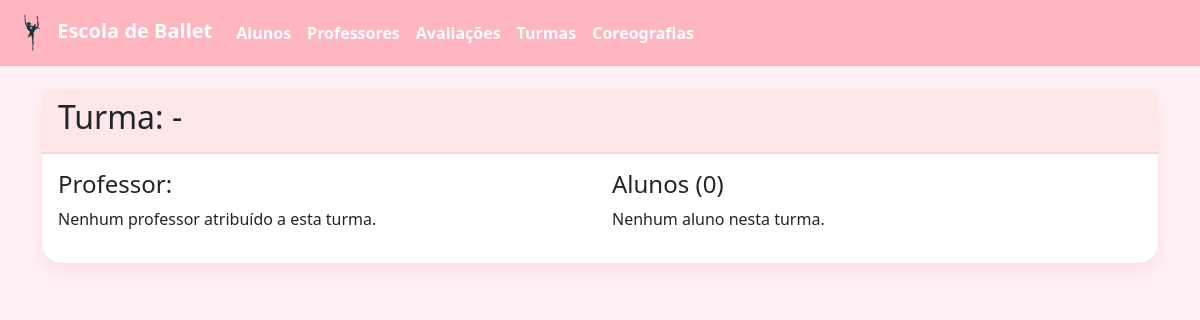
The app's page /turmas/2, older data.
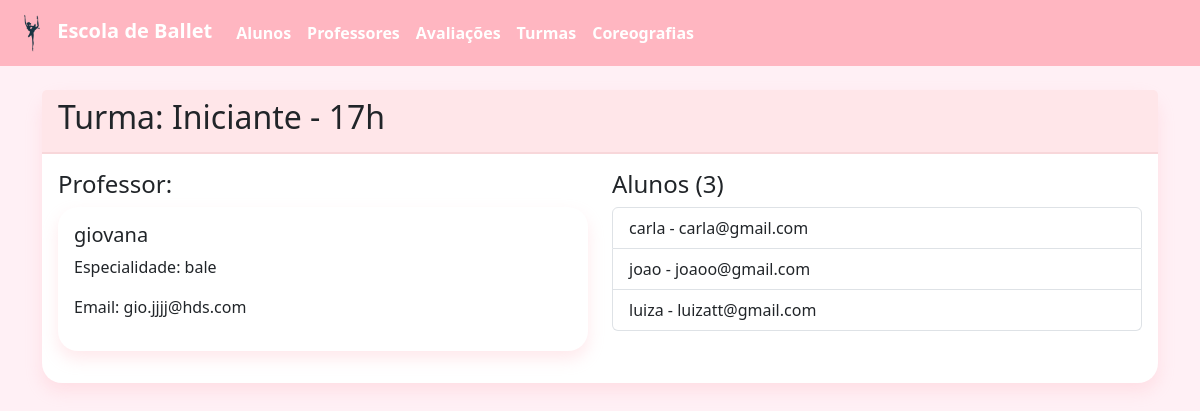
The same page, newer data.
### tables this page shows
CREATE TABLE Turma (
    id INTEGER PRIMARY KEY AUTOINCREMENT,
    nivel TEXT NOT NULL DEFAULT 'iniciante',
    horario TEXT NOT NULL,
    sala TEXT NOT NULL,
    quantidade_max_alunos INTEGER,
    observacoes TEXT
);

CREATE TABLE Professor (
    id INTEGER PRIMARY KEY AUTOINCREMENT,
    nome TEXT NOT NULL,
    especialidade TEXT NOT NULL,
    email TEXT NOT NULL,
    telefone TEXT,
    certificacoes TEXT,
    turma_id INTEGER REFERENCES Turma(id)
);

CREATE TABLE Aluno (
    id INTEGER PRIMARY KEY AUTOINCREMENT,
    nome TEXT NOT NULL,
    data_nascimento DATE NOT NULL,
    email TEXT NOT NULL,
    telefone TEXT,
    endereco TEXT,
    turma_id INTEGER REFERENCES Turma(id)
);

### app.py (the view)
@app.route('/turmas/<int:id>')
def visualizar_turma(id):
    conn = conectar()
    cursor = conn.cursor()
    cursor.execute("SELECT * FROM Turma WHERE id = ?", (id,))
    turma = cursor.fetchone()
    cursor.execute("SELECT * FROM Professor WHERE turma_id = ?", (id,))
    professor = cursor.fetchone()
    cursor.execute("SELECT * FROM Aluno WHERE turma_id = ?", (id,))
    alunos = cursor.fetchall()
    conn.close()
    return render_template('turma_detalhes.html', turma=turma, professor=professor, alunos=alunos)

### db/connection.py (called while the page is built)
def conectar():
    return sqlite3.connect('ballet.db')

### templates/turma_detalhes.html
{% extends "base.html" %}
{% block content %}
<div class="card">
  <div class="card-header">
    <h2>Turma: {{ turma[1] }} - {{ turma[2] }}</h2>
  </div>
  <div class="card-body">
    <div class="row">
      <div class="col-md-6">
        <h4>Professor:</h4>
        {% if professor %}
        <div class="card mb-3">
          <div class="card-body">
            <h5>{{ professor[1] }}</h5>
            <p>Especialidade: {{ professor[2] }}</p>
            <p>Email: {{ professor[3] }}</p>
          </div>
        </div>
        {% else %}
        <p>Nenhum professor atribuído a esta turma.</p>
        {% endif %}
      </div>
      <div class="col-md-6">
        <h4>Alunos ({{ alunos|length }})</h4>
        {% if alunos %}
        <div class="list-group">
          {% for aluno in alunos %}
          <div class="list-group-item">
            {{ aluno[1] }} - {{ aluno[3] }}
          </div>
          {% endfor %}
        </div>
        {% else %}
        <p>Nenhum aluno nesta turma.</p>
        {% endif %}
      </div>
    </div>
  </div>
</div>
{% endblock %}

Row changes from the older to the newer data that the page shows:
added Turma: nivel "Iniciante", horario "17h"
added Professor: nome "giovana", especialidade "bale", email "gio.jjjj@hds.com"
added Aluno: nome "carla", email "carla@gmail.com"
added Aluno: nome "joao", email "joaoo@gmail.com"
added Aluno: nome "luiza", email "luizatt@gmail.com"
Text that changed along with them:
{{ alunos|length }}: "0" → "3"
text no longer shown: "Nenhum professor atribuído a esta turma. Nenhum aluno nesta turma."
text now shown: "Especialidade: Email:"
